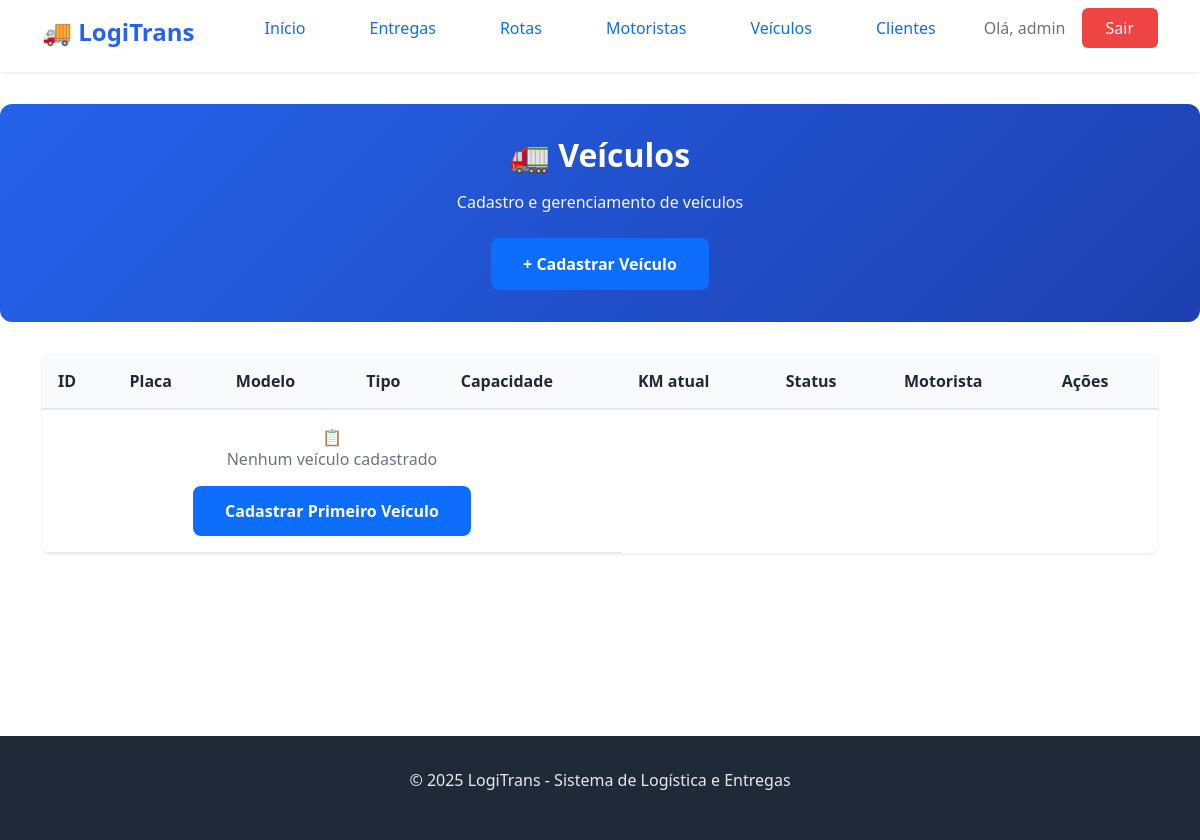
Page /list_veiculo/ (signed in) on the earlier database version.
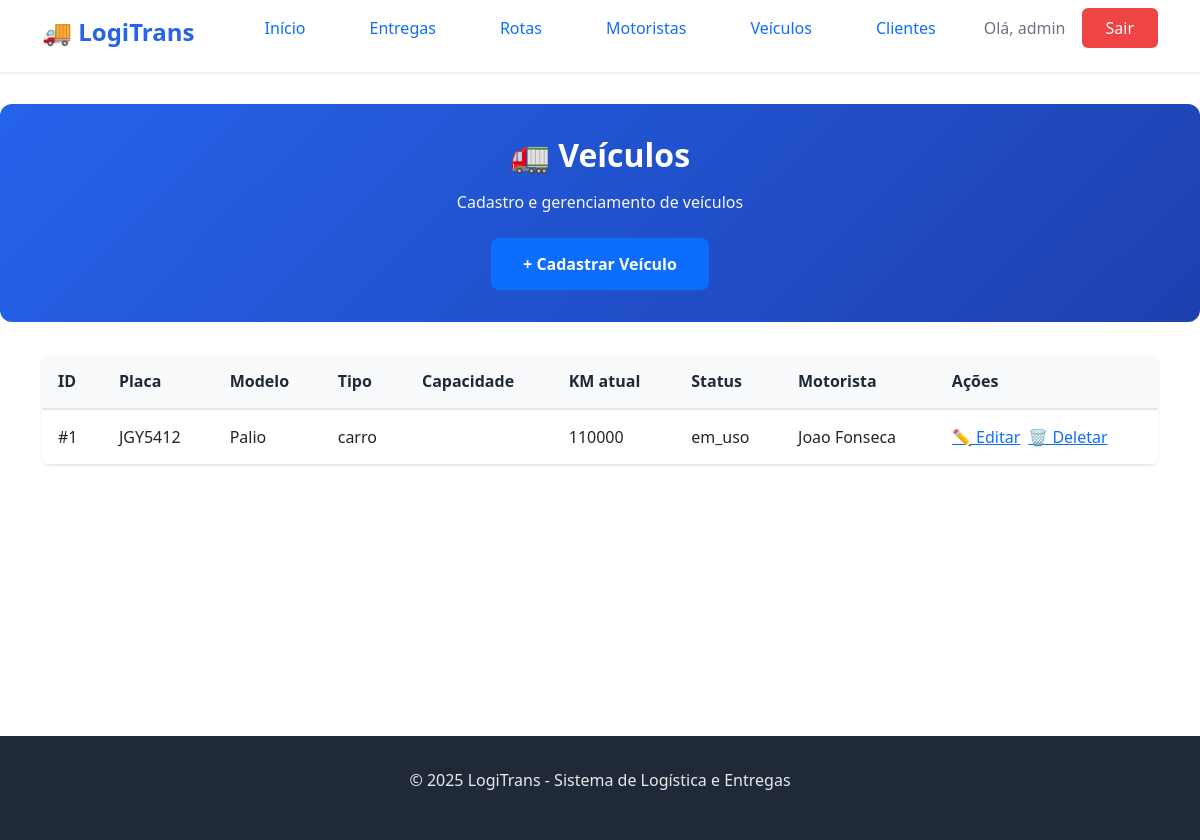
Same page on the later database version.
### logistica/models.py (models this page shows, shortened)
class Veiculo(models.Model):
    STATUS_VEICULO = [
    ('disponivel', 'Disponível'),
    ('em_uso', 'Em uso'),
    ('manutencao', 'Manutenção'),
    ]
    TIPO_VEICULO = [
        ('carro', 'Carro'),
        ('van', 'Van'),
        ('caminha', 'Caminhão'),
    ]
    placa = models.CharField(max_length=100)
    modelo = models.CharField(max_length=100)
    tipo = models.CharField(max_length=100, choices=TIPO_VEICULO)
    capacidade_maxima = models.FloatField()
    km_atual = models.IntegerField()
    status = models.CharField(max_length=50, choices=STATUS_VEICULO, default='disponivel')
    motorista = models.ForeignKey(Motorista, on_delete=models.CASCADE)

class Motorista(models.Model):
    STATUS_MOTORISTA = [
        ('ativo', 'Ativo'),
        ('inativo', 'Inativo'),
        ('em_rota', 'Em Rota'),
        ('disponível', 'Disponivel'),
    ]
    TIPO_CNH = [
        ('B', 'B'),
        ('C', 'C'),
        ('D', 'D'),
        ('E', 'E'),
    ]
    nome = models.CharField(max_length=100)
    cpf = models.IntegerField(unique=True)
    cnh = models.CharField(max_length=100, choices=TIPO_CNH)
    telefone = models.CharField(max_length=100)
    status = models.CharField(max_length=100, choices=STATUS_MOTORISTA, default='ativo')
    data_cadastro = models.DateField()
    def __str__(self):
        return self.nome

### logistica/views.py (the view)
# urls.py: path('list_veiculo/', views.list_veiculo, name='list_veiculo'),
@login_required()
def list_veiculo(request):
    veiculos =  Veiculo.objects.all()
    return render(request, 'log/list_veiculo.html', {'veiculos': veiculos})

### logistica/templates/log/list_veiculo.html (shortened to what this page needs)
{% extends 'log/base.html' %}
{% block content %}
<section class="hero hero-small">
    <div class="container">
        <div class="hero-content">
            <h1>🚛 Veículos</h1>
            <p>Cadastro e gerenciamento de veículos</p>
            <a href="{% url 'criar_veiculo' %}" class="btn-primary">+ Cadastrar Veículo</a>
        </div>
    </div>
</section>
<section class="page-section">
    <div class="container">
        <div class="table-container">
            <table class="data-table">
                <thead>
                    <tr>
                        <th>ID</th>
                        <th>Placa</th>
                        <th>Modelo</th>
                        <th>Tipo</th>
                        <th>Capacidade</th>
                        <th>KM atual</th>
                        <th>Status</th>
                        <th>Motorista</th>
                        <th class="actions-column">Ações</th>
                    </tr>
                </thead>
                <tbody>
                    {% for veiculo in veiculos %}
                    <tr>
                        <td>#{{ veiculo.id }}</td>
                        <td>{{ veiculo.placa }}</td>
                        <td>{{ veiculo.modelo }}</td>
                        <td>{{ veiculo.tipo }}</td>
                        <td>{{ veiculo.capacidade }}</td>
                        <td>{{ veiculo.km_atual }}</td>
                        <td>{{ veiculo.status }}</td>
                        <td>{{ veiculo.motorista }}</td>
                        <td>
                            <div class="action-buttons">
                                <a href="{% url 'atualizar_veiculo' veiculo.id %}"
                                   class="btn-action btn-edit"
                                   title="Editar">
                                    ✏️ Editar
                                </a>
                                <a href="{% url 'deletar_veiculo' veiculo.id %}"
                                   class="btn-action btn-delete"
                                   title="Deletar"
                                   onclick="return confirm('Tem certeza que deseja deletar este veículo?')">
                                    🗑️ Deletar
                                </a>
                            </div>
                        </td>
                    </tr>
                    {% empty %}
                    <tr>
                        <td colspan="5" class="empty-state">
                            <div class="empty-icon">📋</div>
                            <p>Nenhum veículo cadastrado</p>
                            <a href="{% url 'criar_veiculo' %}" class="btn-primary">Cadastrar Primeiro Veículo</a>
                        </td>
                    </tr>
                    {% endfor %}
                </tbody>
            </table>
        </div>
    </div>
</section>
{% endblock %}

Differences in the rows shown:
added Veiculo: id "1", placa "JGY5412", modelo "Palio", tipo "carro", km_atual "110000", status "em_uso", motorista "Joao Fonseca"
Other differences:
text no longer shown: "📋 Nenhum veículo cadastrado Cadastrar Primeiro Veículo"
